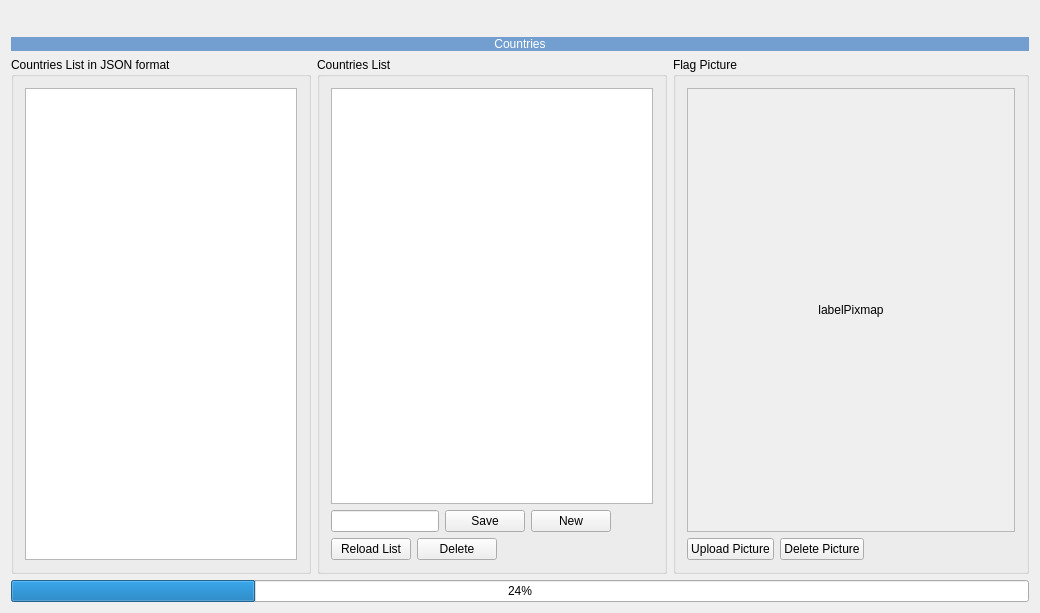
<?xml version="1.0" encoding="UTF-8"?>
<ui version="4.0">
 <class>MainWindow</class>
 <widget class="QMainWindow" name="MainWindow">
  <property name="geometry">
   <rect>
    <x>0</x>
    <y>0</y>
    <width>1040</width>
    <height>613</height>
   </rect>
  </property>
  <property name="windowTitle">
   <string>MainWindow</string>
  </property>
  <widget class="QWidget" name="centralWidget">
   <layout class="QVBoxLayout" name="verticalLayout_5">
    <item>
     <layout class="QHBoxLayout" name="horizontalLayout_5">
      <item>
       <widget class="QLabel" name="label_5">
        <property name="text">
         <string/>
        </property>
        <property name="pixmap">
         <pixmap resource="../../proyectos_2020/leapYear/appresources.qrc">:/img/infotronicaH.png</pixmap>
        </property>
        <property name="scaledContents">
         <bool>true</bool>
        </property>
       </widget>
      </item>
      <item>
       <spacer name="horizontalSpacer_4">
        <property name="orientation">
         <enum>Qt::Horizontal</enum>
        </property>
        <property name="sizeHint" stdset="0">
         <size>
          <width>40</width>
          <height>20</height>
         </size>
        </property>
       </spacer>
      </item>
     </layout>
    </item>
    <item>
     <widget class="QLabel" name="labelTitulo">
      <property name="styleSheet">
       <string notr="true">background-color: rgb(114, 159, 207);
color: rgb(255, 255, 255);</string>
      </property>
      <property name="text">
       <string>Countries</string>
      </property>
      <property name="alignment">
       <set>Qt::AlignCenter</set>
      </property>
     </widget>
    </item>
    <item>
     <layout class="QHBoxLayout" name="horizontalLayout_3">
      <item>
       <widget class="QGroupBox" name="groupBox_3">
        <property name="maximumSize">
         <size>
          <width>300</width>
          <height>16777215</height>
         </size>
        </property>
        <property name="title">
         <string>Countries List in JSON format</string>
        </property>
        <layout class="QVBoxLayout" name="verticalLayout_2">
         <item>
          <widget class="QPlainTextEdit" name="plainTextEdit"/>
         </item>
        </layout>
       </widget>
      </item>
      <item>
       <widget class="QGroupBox" name="groupBox_2">
        <property name="maximumSize">
         <size>
          <width>350</width>
          <height>16777215</height>
         </size>
        </property>
        <property name="title">
         <string>Countries List</string>
        </property>
        <layout class="QVBoxLayout" name="verticalLayout">
         <item>
          <widget class="QTableWidget" name="tableWidget">
           <property name="editTriggers">
            <set>QAbstractItemView::NoEditTriggers</set>
           </property>
           <property name="alternatingRowColors">
            <bool>true</bool>
           </property>
           <property name="selectionMode">
            <enum>QAbstractItemView::SingleSelection</enum>
           </property>
           <property name="selectionBehavior">
            <enum>QAbstractItemView::SelectRows</enum>
           </property>
           <attribute name="verticalHeaderVisible">
            <bool>false</bool>
           </attribute>
          </widget>
         </item>
         <item>
          <layout class="QHBoxLayout" name="horizontalLayout_2">
           <item>
            <widget class="QLineEdit" name="lineEdit">
             <property name="clearButtonEnabled">
              <bool>true</bool>
             </property>
            </widget>
           </item>
           <item>
            <widget class="QPushButton" name="btnSave">
             <property name="text">
              <string>Save</string>
             </property>
            </widget>
           </item>
           <item>
            <widget class="QPushButton" name="btnNew">
             <property name="text">
              <string>New</string>
             </property>
            </widget>
           </item>
           <item>
            <spacer name="horizontalSpacer">
             <property name="orientation">
              <enum>Qt::Horizontal</enum>
             </property>
             <property name="sizeHint" stdset="0">
              <size>
               <width>40</width>
               <height>20</height>
              </size>
             </property>
            </spacer>
           </item>
          </layout>
         </item>
         <item>
          <layout class="QHBoxLayout" name="horizontalLayout">
           <item>
            <widget class="QPushButton" name="btnReloadList">
             <property name="text">
              <string>Reload List</string>
             </property>
            </widget>
           </item>
           <item>
            <widget class="QPushButton" name="btnDelete">
             <property name="text">
              <string>Delete</string>
             </property>
            </widget>
           </item>
           <item>
            <spacer name="horizontalSpacer_3">
             <property name="orientation">
              <enum>Qt::Horizontal</enum>
             </property>
             <property name="sizeHint" stdset="0">
              <size>
               <width>40</width>
               <height>20</height>
              </size>
             </property>
            </spacer>
           </item>
          </layout>
         </item>
        </layout>
       </widget>
      </item>
      <item>
       <widget class="QGroupBox" name="groupBox">
        <property name="title">
         <string>Flag Picture</string>
        </property>
        <layout class="QVBoxLayout" name="verticalLayout_4">
         <item>
          <widget class="QScrollArea" name="scrollArea">
           <property name="widgetResizable">
            <bool>true</bool>
           </property>
           <widget class="QWidget" name="scrollAreaWidgetContents">
            <property name="geometry">
             <rect>
              <x>0</x>
              <y>0</y>
              <width>332</width>
              <height>352</height>
             </rect>
            </property>
            <layout class="QVBoxLayout" name="verticalLayout_3">
             <item>
              <widget class="QLabel" name="labelPixmap">
               <property name="text">
                <string>labelPixmap</string>
               </property>
               <property name="alignment">
                <set>Qt::AlignCenter</set>
               </property>
              </widget>
             </item>
            </layout>
           </widget>
          </widget>
         </item>
         <item>
          <layout class="QHBoxLayout" name="horizontalLayout_4">
           <item>
            <widget class="QPushButton" name="btnUploadPicture">
             <property name="text">
              <string>Upload Picture</string>
             </property>
            </widget>
           </item>
           <item>
            <widget class="QPushButton" name="btnDeletePicture">
             <property name="text">
              <string>Delete Picture</string>
             </property>
            </widget>
           </item>
           <item>
            <spacer name="horizontalSpacer_2">
             <property name="orientation">
              <enum>Qt::Horizontal</enum>
             </property>
             <property name="sizeHint" stdset="0">
              <size>
               <width>40</width>
               <height>20</height>
              </size>
             </property>
            </spacer>
           </item>
          </layout>
         </item>
        </layout>
       </widget>
      </item>
     </layout>
    </item>
    <item>
     <widget class="QProgressBar" name="progressBar">
      <property name="value">
       <number>24</number>
      </property>
     </widget>
    </item>
   </layout>
  </widget>
 </widget>
 <layoutdefault spacing="6" margin="11"/>
 <resources>
  <include location="../../proyectos_2020/leapYear/appresources.qrc"/>
 </resources>
 <connections/>
</ui>
